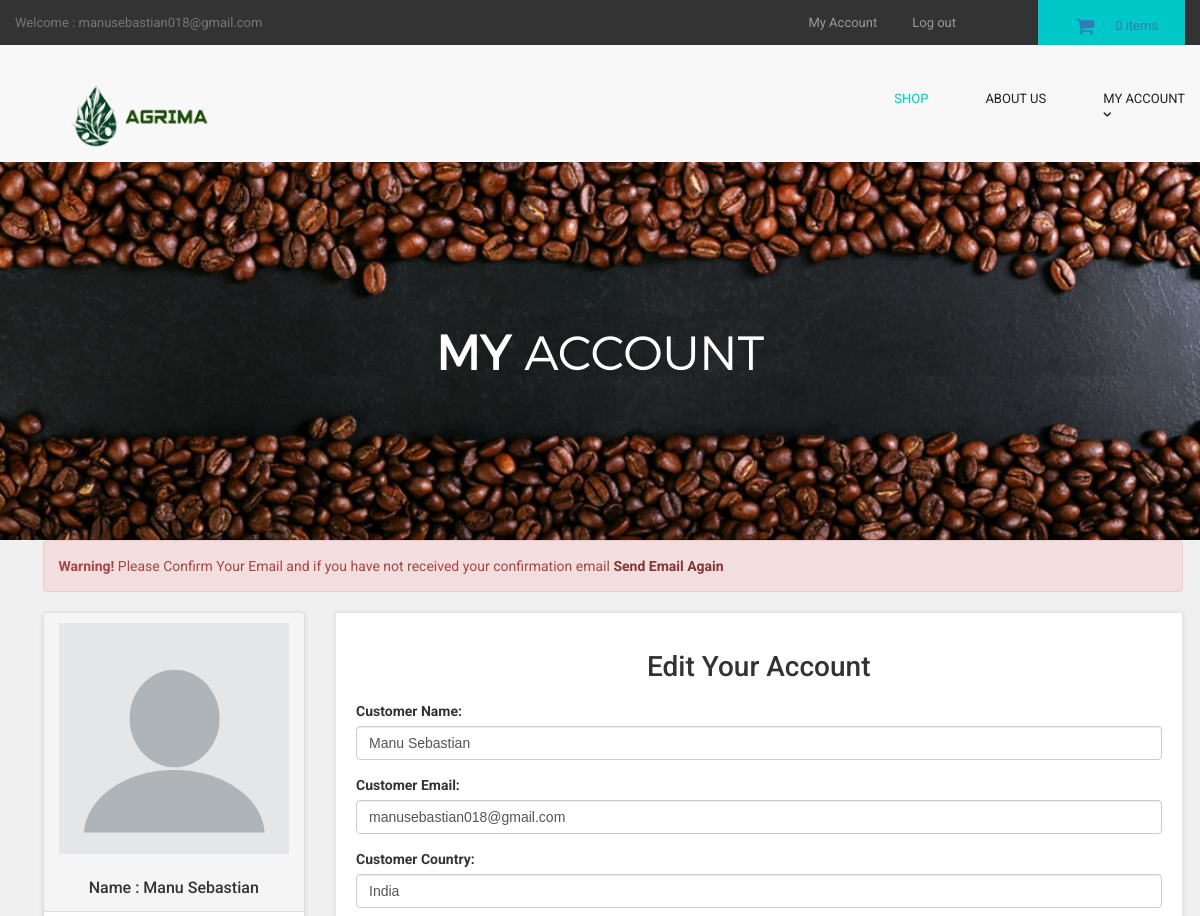
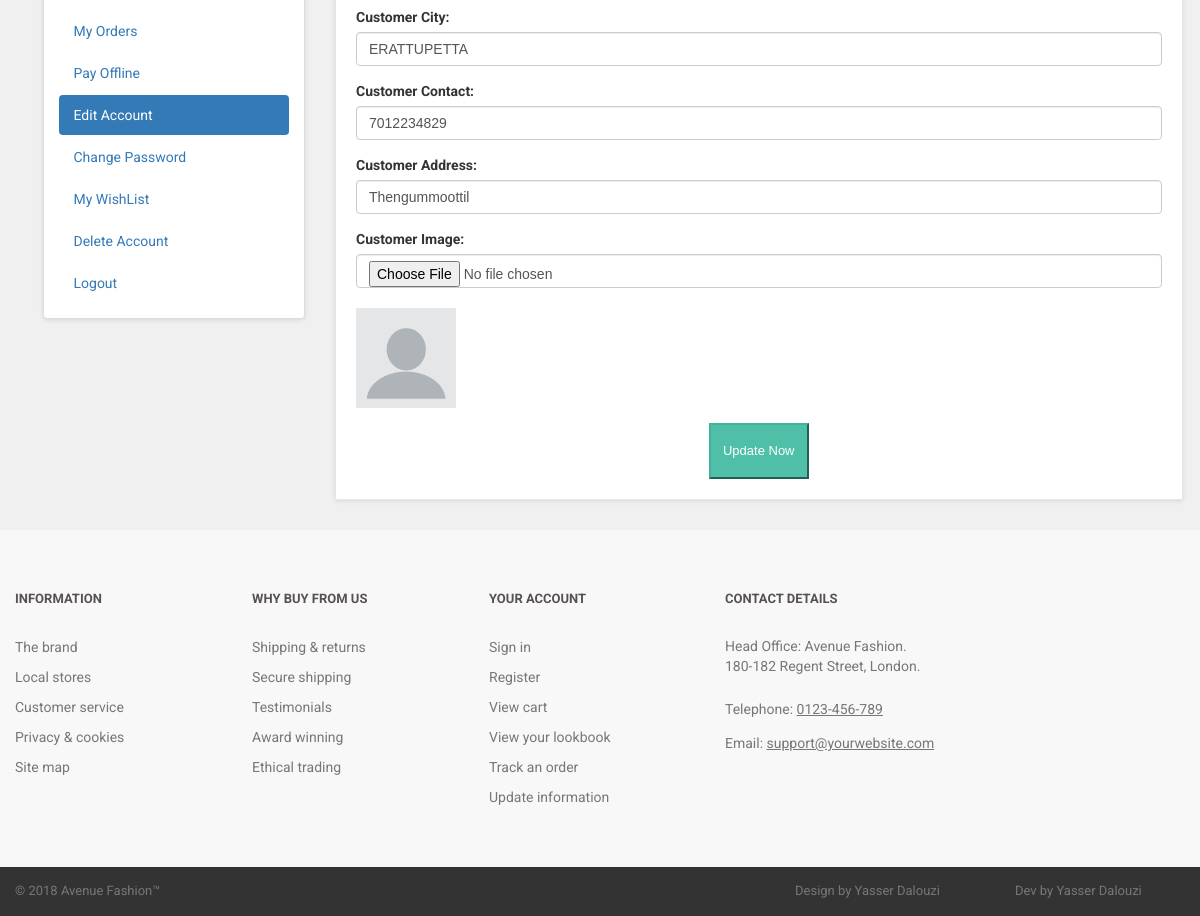
Screenshot of /customer/my_account.php?edit_account (signed in) with the database file from the repository (2 pictures, top to bottom).
### tables this page shows
CREATE TABLE `customers` (
  `customer_id` int(10) NOT NULL,
  `customer_name` varchar(255) NOT NULL,
  `customer_email` varchar(255) NOT NULL,
  `customer_pass` varchar(255) NOT NULL,
  `customer_country` text NOT NULL,
  `customer_city` text NOT NULL,
  `customer_contact` varchar(255) NOT NULL,
  `customer_address` text NOT NULL,
  `customer_image` text NOT NULL,
  `customer_ip` varchar(255) NOT NULL,
  `customer_confirm_code` text NOT NULL
);

### customer/edit_account.php (the view, shortened to what this page needs)
<?php
$customer_session = $_SESSION['customer_email'];
$get_customer = "select * from customers where customer_email='$customer_session'";
$run_customer = mysqli_query($con,$get_customer);
$row_customer = mysqli_fetch_array($run_customer);
$customer_name = $row_customer['customer_name'];
$customer_email = $row_customer['customer_email'];
$customer_country = $row_customer['customer_country'];
$customer_city = $row_customer['customer_city'];
$customer_contact = $row_customer['customer_contact'];
$customer_address = $row_customer['customer_address'];
$customer_image = $row_customer['customer_image'];
?>
<h1 align="center" > Edit Your Account </h1>
<form action="" method="post" enctype="multipart/form-data" >
<div class="form-group" >
<label> Customer Name: </label>
<input type="text" name="c_name" class="form-control" required value="<?php echo $customer_name; ?>">
</div>
<div class="form-group" >
<label> Customer Email: </label>
<input type="text" name="c_email" class="form-control" required value="<?php echo $customer_email; ?>">
</div>
<div class="form-group" >
<label> Customer Country: </label>
<input type="text" name="c_country" class="form-control" required value="<?php echo $customer_country; ?>">
</div>
<div class="form-group" >
<label> Customer City: </label>
<input type="text" name="c_city" class="form-control" required value="<?php echo $customer_city; ?>">
</div>
<div class="form-group" >
<label> Customer Contact: </label>
<input type="text" name="c_contact" class="form-control" required value="<?php echo $customer_contact; ?>">
</div>
<div class="form-group" >
<label> Customer Address: </label>
<input type="text" name="c_address" class="form-control" required value="<?php echo $customer_address; ?>">
</div>
<div class="form-group" >
<label> Customer Image: </label>
<input type="file" name="c_image" class="form-control" required ><br>
<img src="customer_images/<?php echo $customer_image; ?>" width="100" height="100" class="img-responsive" >
</div>
<div class="text-center" >
<button name="update" class="btn btn-primary" >
<i class="fa fa-user-md" ></i> Update Now
</button>
</div>
</form>

### customer/includes/sidebar.php
<div class="panel panel-default sidebar-menu">
<div class="panel-heading">
<?php
$customer_session = $_SESSION['customer_email'];
$get_customer = "select * from customers where customer_email='$customer_session'";
$run_customer = mysqli_query($con,$get_customer);
$row_customer = mysqli_fetch_array($run_customer);
$customer_image = $row_customer['customer_image'];
$customer_name = $row_customer['customer_name'];
if(!isset($_SESSION['customer_email'])){
}
else {
echo "
<center>
<img src='customer_images/$customer_image' class='img-responsive'>
</center>
<br>
<h3 align='center' class='panel-title'> Name : $customer_name </h3>
";
}
?>
</div>
<div class="panel-body">
<ul class="nav nav-pills nav-stacked">
<li class="<?php if(isset($_GET['my_orders'])){ echo "active"; } ?>">
<a href="my_account.php?my_orders"> <i class="fa fa-list"> </i> My Orders </a>
</li>
<li class="<?php if(isset($_GET['pay_offline'])){ echo "active"; } ?>">
<a href="my_account.php?pay_offline"> <i class="fa fa-bolt"></i> Pay Offline </a>
</li>
<li class="<?php if(isset($_GET['edit_account'])){ echo "active"; } ?>">
<a href="my_account.php?edit_account"> <i class="fa fa-pencil"></i> Edit Account </a>
</li>
<li class="<?php if(isset($_GET['change_pass'])){ echo "active"; } ?>">
<a href="my_account.php?change_pass"> <i class="fa fa-user"></i> Change Password </a>
</li>
<li class="<?php if(isset($_GET['my_wishlist'])){ echo "active"; } ?>">
<a href="my_account.php?my_wishlist"> <i class="fa fa-heart"></i> My WishList </a>
</li>
<li class="<?php if(isset($_GET['delete_account'])){ echo "active"; } ?>">
<a href="my_account.php?delete_account"> <i class="fa fa-trash-o"></i> Delete Account </a>
</li>
<li>
<a href="logout.php"> <i class="fa fa-sign-out"></i> Logout </a>
</li>
</ul>
</div>
</div>

### customer/styles/backend.css (style rules this page uses)
html { font-family: "Roboto", Helvetica, Arial, sans-serif; line-height: 1.15; -ms-text-size-adjust: 100%; -webkit-text-size-adjust: 100% }
body { margin: 0 }
h1 { font-size: 2em; margin: .67em 0 }
a { background-color: transparent; -webkit-text-decoration-skip: objects }
img { border-style: none }
button, input, optgroup, select, textarea { font-family: sans-serif; font-size: 100%; line-height: 1.15; margin: 0 }
button, input { overflow: visible }
button, select { text-transform: none }
[type=reset], [type=submit], button, html [type=button] { -webkit-appearance: button }
html { box-sizing: border-box }
body { min-width: 1190px; font-family: Montserrat, sans-serif; font-weight: 400; background-color: white; }
img { max-width: 100%; height: auto }
.btn { display: inline-block; vertical-align: top; font-size: 13px; line-height: 40px; text-decoration: none; -webkit-transition: .3s; transition: .3s }

### styles/style.css (style rules this page uses)
body { font-family: "Roboto", Helvetica, Arial, sans-serif; font-size: 14px; line-height: 1.42857143; color: #333333; background-color: #f0f0f0; overflow-x: hidden; }
.btn-primary { color:rgb(255, 255, 255); background-color:rgb(79, 191, 168); border-color:rgb(65, 179, 156); }
#content .panel.sidebar-menu { box-sizing: border-box; box-shadow: 0 1px 5px rgba(0, 0, 0, 0.1); }
#content .panel.sidebar-menu h3 { padding: 5px 0; margin: 0; }

### rows the page displays
customers: customer_image (placeholder picture), customer_name "Manu Sebastian", c_name "Manu Sebastian", c_email "manusebastian018@gmail.com", c_country "India", c_city "ERATTUPETTA", c_contact "7012234829", c_address "Thengummoottil"

### other values shown
$_SESSION['customer_email'] "manusebastian018@gmail.com"
$count_items "0"
